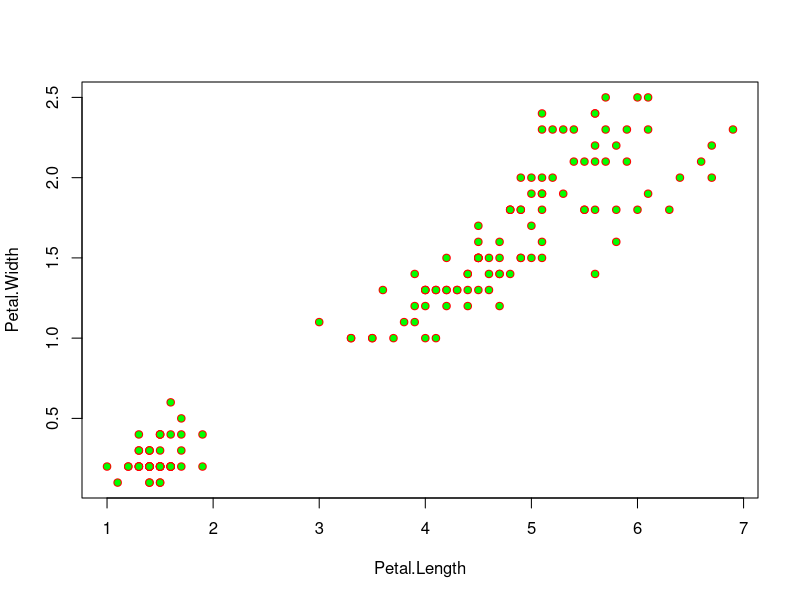

Write R code to recreate this figure.
plot(iris[,3:4],
     pch=21,#修改點的樣式(需要用時再查)
     col="red",#外框顏色(大部分都只有外框)
     bg="green")#內部填滿的顏色(只有pch=21-25時才有)
